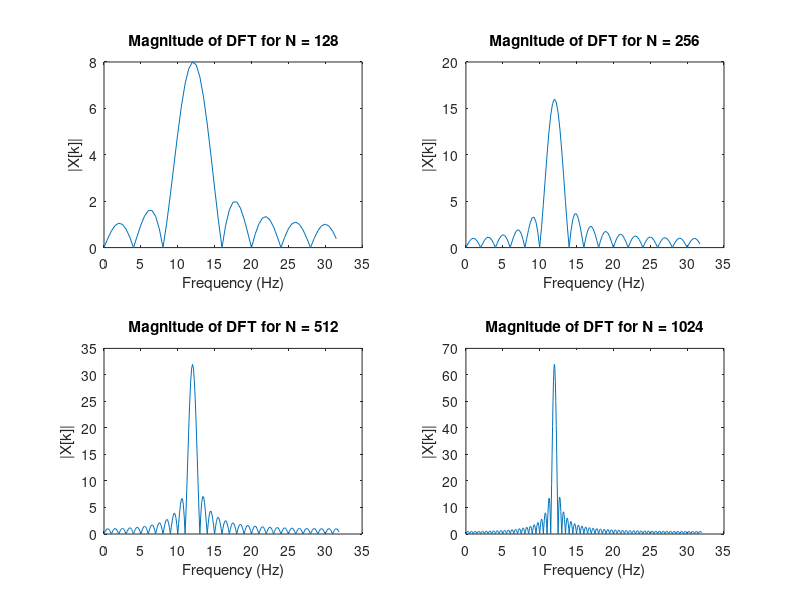

The MATLAB source for this figure:
n = -200:200;   
f_o = 12;       
f_s = 64;         
L = [16,32,64,128];  
m = 8;
% Defining signals
p = cos(2*pi*f_o*n/f_s); 


figure;
for k = 1:length(L)
    w = [ones(1, L(k)), zeros(1, length(n) - L(k))];  
    x = p .* w;
    N = m*L(k); 
    X_k = fft(x, N);  
    freq = (0:N-1) * (f_s / N);  

    subplot(2, 2, k);
    plot(freq(1:N/2), abs(X_k(1:N/2)));
    title(['Magnitude of DFT for N = ', num2str(N)]);
    xlabel('Frequency (Hz)');
    ylabel('|X[k]|');
end
